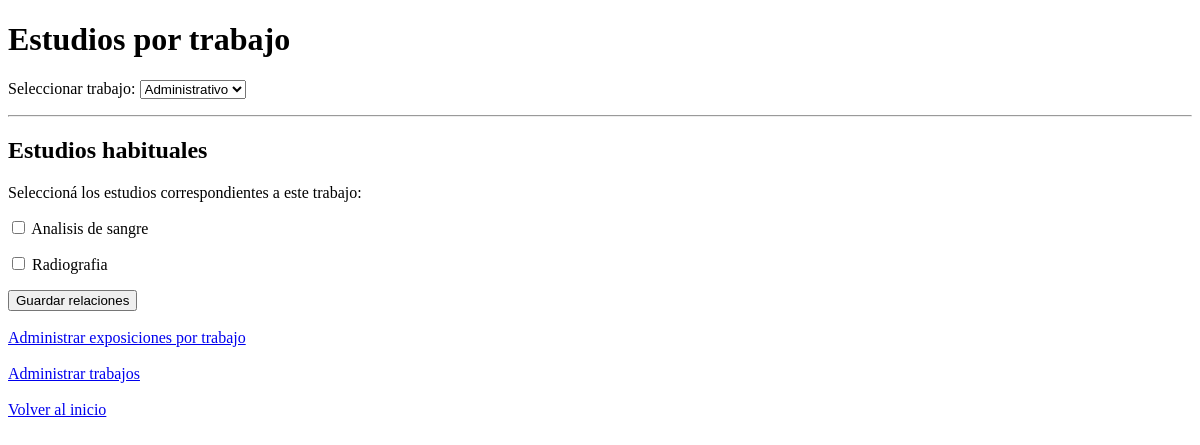
The app's page /Relaciones/estudios.php, older data.
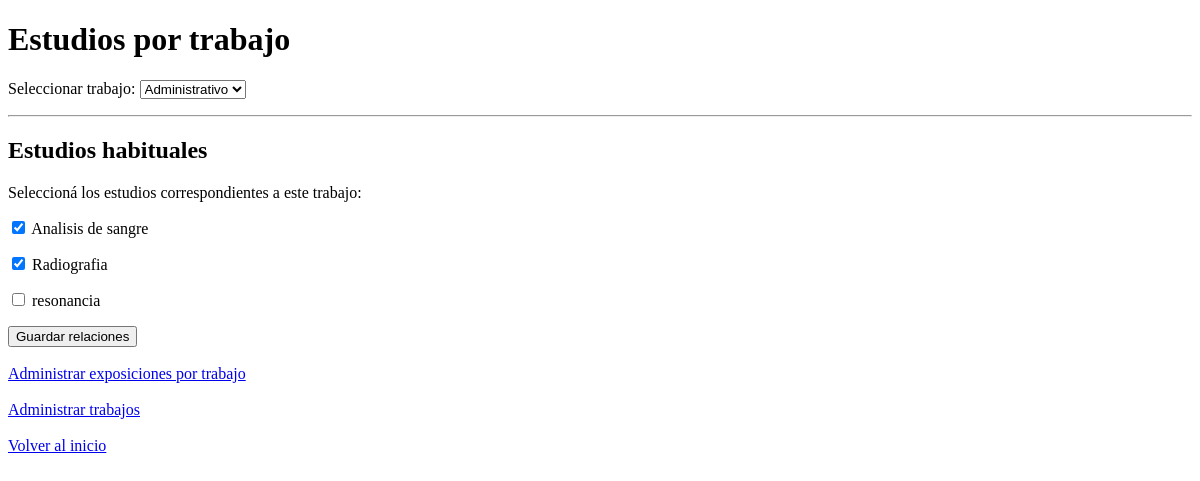
The same page, newer data.
### tables this page shows
CREATE TABLE `estudio` (
  `id_estudio` int(11) NOT NULL,
  `nombre_es` varchar(50) NOT NULL
);

### Relaciones/estudios.php (the view, shortened to what this page needs)
<?php
require_once __DIR__ . "/../Pacientes/conexion.php";
$sql = "SELECT id_trabajo, nombre_t FROM trabajo ORDER BY nombre_t";
$resultado = mysqli_query($conexion, $sql);
$trabajos = [];
while ($fila = mysqli_fetch_assoc($resultado)) {
    $trabajos[] = $fila;
}
$id_trabajo = isset($_GET["id_trabajo"])
    ? (int) $_GET["id_trabajo"]
    : (int) $trabajos[0]["id_trabajo"];
$sql = "SELECT id_estudio, nombre_es
        FROM estudio
        ORDER BY nombre_es";
$resultado = mysqli_query($conexion, $sql);
$estudios = [];
while ($fila = mysqli_fetch_assoc($resultado)) {
    $estudios[] = $fila;
}
$sql = "SELECT id_estudio
        FROM trabajo_estudio
        WHERE id_trabajo = ?";
$stmt = mysqli_prepare($conexion, $sql);
mysqli_stmt_bind_param($stmt, "i", $id_trabajo);
mysqli_stmt_execute($stmt);
$resultado = mysqli_stmt_get_result($stmt);
$seleccionados = [];
while ($fila = mysqli_fetch_assoc($resultado)) {
    $seleccionados[] = $fila["id_estudio"];
}
?>
<!DOCTYPE html>
<html lang="es">
<head>
</head>
<body>
    <h1>Estudios por trabajo</h1>
    <form action="estudios.php" method="GET">
        <p>
            Seleccionar trabajo:
            <select name="id_trabajo" onchange="this.form.submit()">
                <?php foreach ($trabajos as $trabajo) { ?>
                    <option
                        value="<?php echo $trabajo["id_trabajo"]; ?>"
                        <?php
                        if ($trabajo["id_trabajo"] == $id_trabajo) {
                            echo "selected";
                        }
                        ?>
                    >
                        <?php echo htmlspecialchars($trabajo["nombre_t"]); ?>
                    </option>
                <?php } ?>
            </select>
        </p>
    </form>
    <hr>
    <h2>Estudios habituales</h2>
    <form action="guardar_estudios.php" method="POST">
        <?php if (count($estudios) > 0) { ?>
            <p>Seleccioná los estudios correspondientes a este trabajo:</p>
            <?php foreach ($estudios as $estudio) { ?>
                <p>
                    <label>
                        <input
                            type="checkbox"
                            name="estudios[]"
                            value="<?php echo $estudio["id_estudio"]; ?>"
                            <?php
                            if (in_array($estudio["id_estudio"], $seleccionados)) {
                                echo "checked";
                            }
                            ?>
                        >
                        <?php echo htmlspecialchars($estudio["nombre_es"]); ?>
                    </label>
                </p>
            <?php } ?>
            <input type="submit" value="Guardar relaciones">
        <?php } else { ?>
            <p>No hay estudios cargados.</p>
        <?php } ?>
    </form>
    <br>
    <a href="listar.php">Administrar exposiciones por trabajo</a>
    <br><br>
    <a href="../Trabajos/listar.php">Administrar trabajos</a>
    <br><br>
    <a href="../general/index.html">Volver al inicio</a>
</body>
</html>

Row changes from the older to the newer data that the page shows:
computed for estudio "Analisis de sangre": id_estudio "☐" → "☑"
computed for estudio "Radiografia": id_estudio "☐" → "☑"
added estudio: nombre_es "resonancia"
